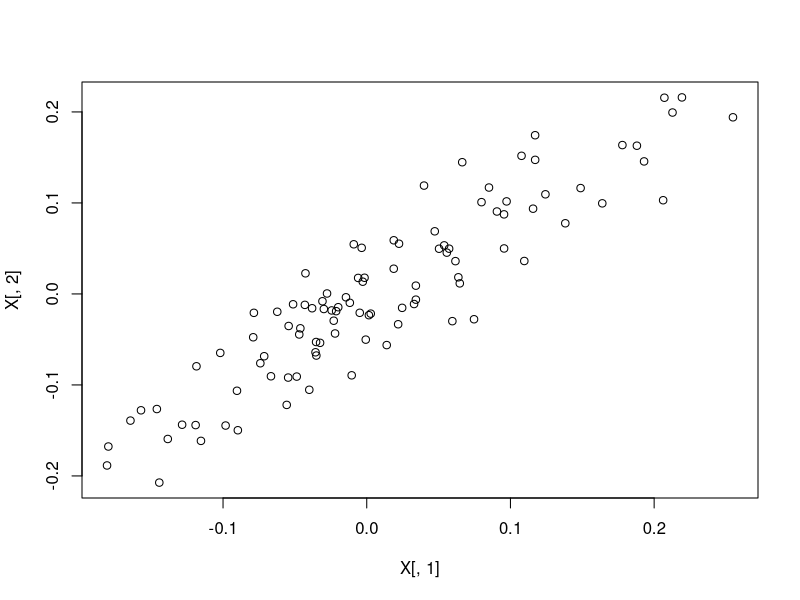
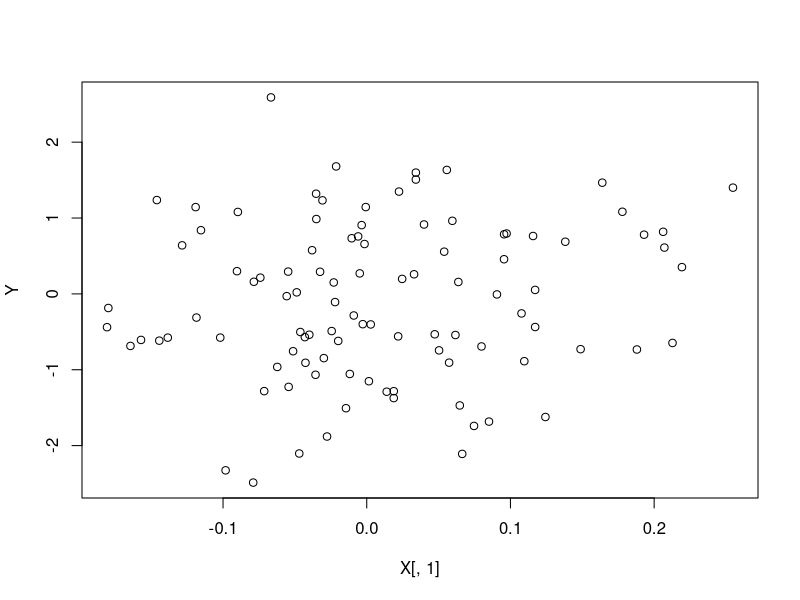
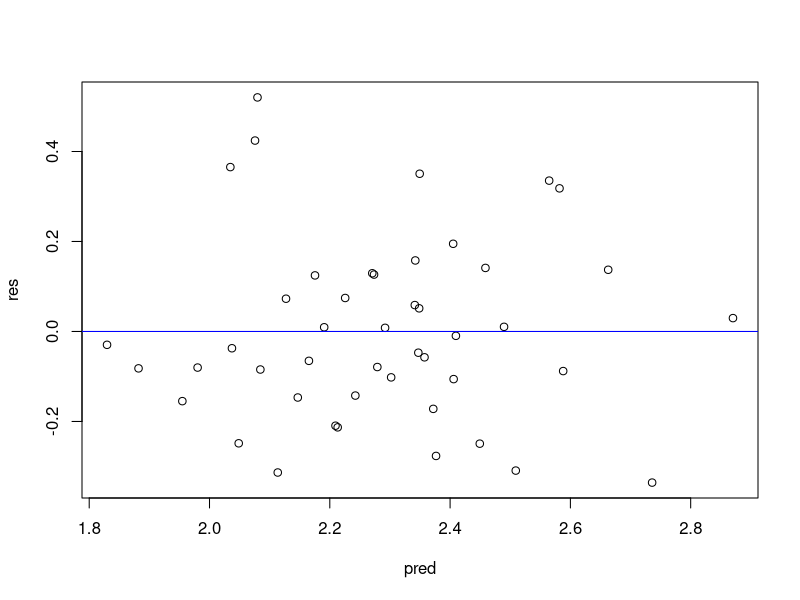
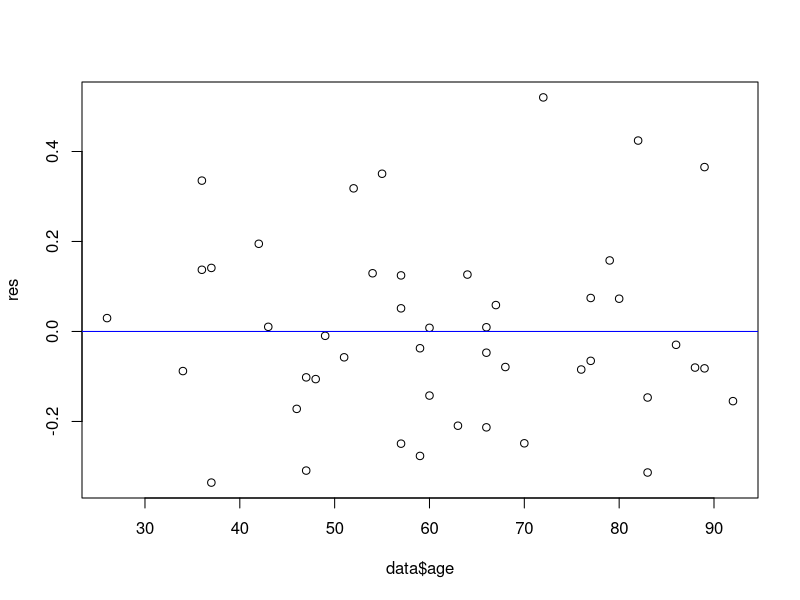
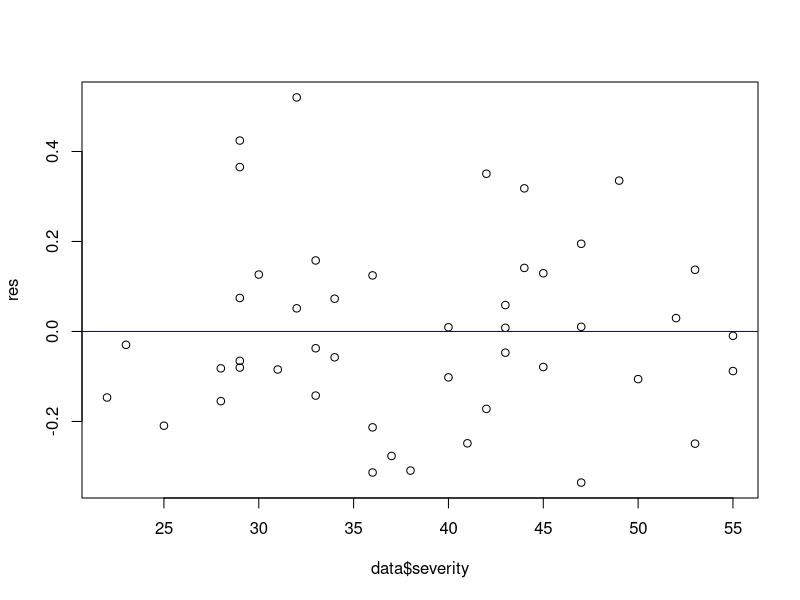
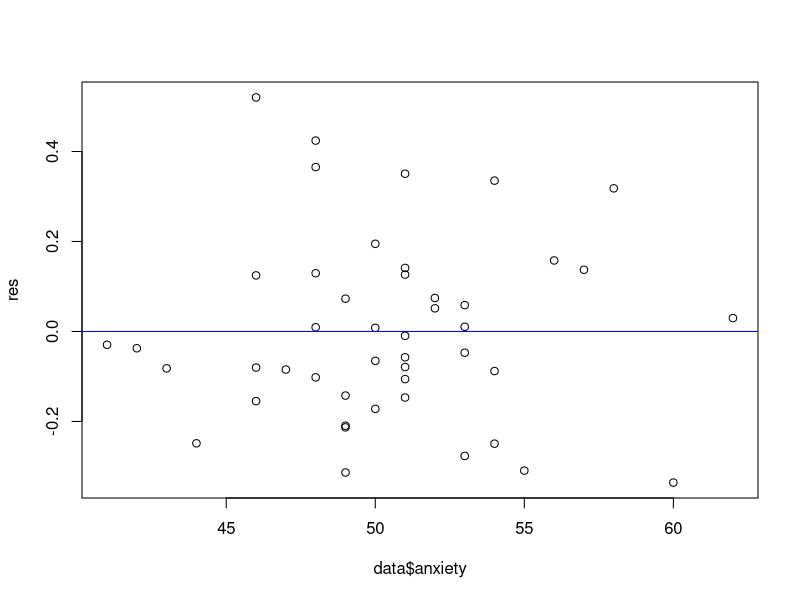
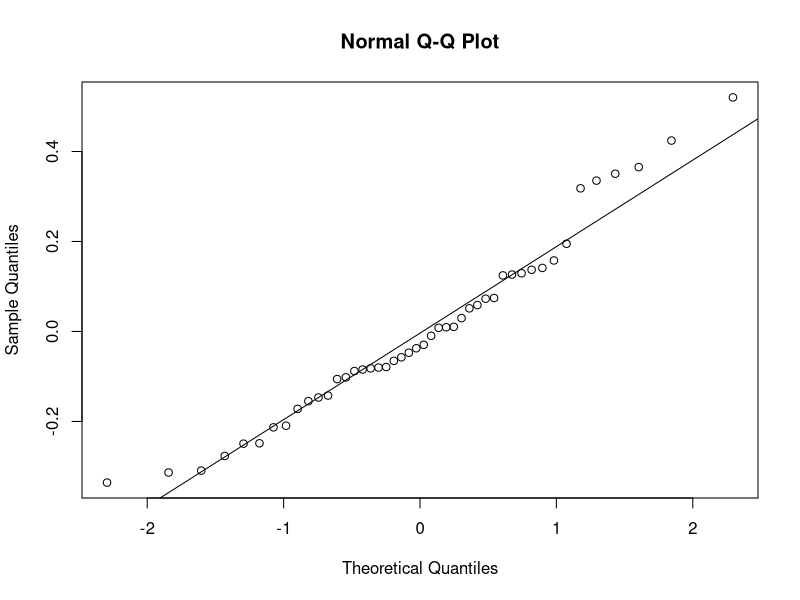
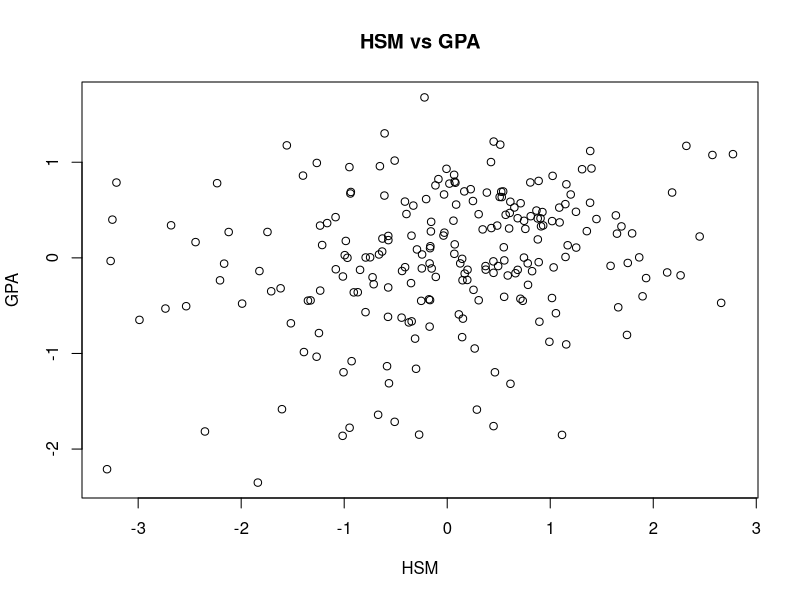

These figures' R source, in order:
# # SVG graphics device
# svg("my_plot.svg")

# # Code of the plot
# plot(rnorm(20))

# # Close the graphics device
# dev.off() 

require("car")
require("ggplot2")
library(svglite)
library(broom)
library(MASS)

# Zad 3
#### a)
n = 100
X = matrix(rnorm(200), 2, 100)
Sigma = matrix(c(1, 0.9, 0.9, 1), 2, 2)/100
A = t(chol(Sigma))
X = A %*% X
X = t(X)
Y = 3*X[,1]+rnorm(n,0,1)
plot(X[,1], X[,2])
plot(X[,1], Y)

# svglite("myplot.svg", width = 4, height = 4)
svglite("normal1.svg")
plot(X[,1], X[,2])
dev.off()
svglite("normal2.svg")
plot(X[,1], Y)
dev.off()
# With ggsave()
# ggsave("myplot.svg", width = 8, height = 8, units = "cm")

#### b)
# reduced
reg1 = lm(Y~X[, 1])
# full
reg2 = lm(Y~X)

confint(reg1)
# odrzucamy H0

confint(reg2)
# nie odrzucamy H0

#### c)
reg1 = lm(Y~X[, 1], x = TRUE)
reg2 = lm(Y~X[, 1]+X[, 2], x = TRUE)

s2 = 1/(n-2) * sum(reg1$residuals ** 2)
s_red_beta1 = sqrt(s2*(solve(t(reg1$x) %*% reg1$x))[2, 2])
s_red_beta1
s2 = 1/(n-3) * sum(reg2$residuals ** 2)
s_full_beta1 = sqrt(s2*(solve(t(reg2$x) %*% reg2$x))[2, 2])
s_full_beta1

power = function(n, p, alpha, s_beta, beta1){
    df = n - p
    tc = qt(1-alpha/2, df)
    delta = beta1 / s_beta
    prob1 = function(delta){pt(tc, df, delta)}
    prob2 = function(delta){pt(-tc, df, delta)}
    powerOfBeta = 1 - prob1(delta) + prob2(delta)
    powerOfBeta
}
power_red = power(n, 2, 0.05, s_red_beta1, 3.0)
power_red
power_full = power(n, 3, 0.05, s_full_beta1, 3.0)
power_full

#### d)
k = 1000
x1 = 0
x2 = 0
red_betas = rep(0, k)
full_betas = rep(0, k)
for(i in 1:k){
    e = rnorm(n, 0, 1)
    Y = 3*X[, 1] + e
    reg1 = lm(Y~X[, 1])
    reg2 = lm(Y~X[, 1]+X[, 2])
    interval1 = confint(reg1)[2,]
    interval2 = confint(reg2)[2,]
    if(0>=interval1[1] && 0<=interval1[2])
        x1 = x1+1
    if(0>=interval2[1] && 0<=interval2[2])
        x2 = x2+1
    red_betas[i] = reg1$coefficients[2]
    full_betas[i] = reg2$coefficients[2]
}
sd(red_betas)
sd(full_betas)
power_red_exp = 1-x1/k
power_red_exp
power_full_exp = 1-x2/k
power_full_exp

# Zad 4
#### a)
n = 1000
X = matrix(rnorm(950000, 0, 0.1), n, 950)
e = rnorm(n)
beta = c(3, 3, 3, 3, 3, rep(0, 945))
Y = X %*% beta + e

nvars = c(1, 2, 5, 10, 50, 100, 500, 950)
sse = rep(0, 8)
mse = rep(0, 8)
mse2 = rep(0, 8)
aic = rep(0, 8)
pval1 = rep(0, 8)
pval2 = rep(0, 8)
false_discoveries = rep(0, 8)

for (i in 1:8){
    k = nvars[i]
    Xi = X[, 1:k]
    reg = lm(Y~Xi)
    sse[i] = sum(reg$residuals^2)
    aic[i] = AIC(reg)
    beta_diff = matrix(reg$coefficients[-1]-beta[1:k], k, 1)
    mse[i] = sum((Xi%*%beta_diff)^2)/(n-k+1)
    mse2[i] = mean((Xi%*%beta_diff)^2)
    pval1[i] = summary(reg)$coefficients[2, 4]
    if(i != 1)
        pval2[i] = summary(reg)$coefficients[3, 4]
    if(i != 1)
        false_discoveries[i] = sum(summary(reg)$coefficients[2:min(k, 6), 4]>0.05)
    if(i >= 4)
        false_discoveries[i] = sum(summary(reg)$coefficients[7:(k+1), 4]<0.05) + false_discoveries[i]
}

# Wpisać do macierzy/dataframe'u
nvars
sse
mse
mse2
aic
pval1
pval2
false_discoveries



# Zad 5
data = read.table("./CH06PR15.txt", col.names=c("age", "severity", "anxiety", "satisfaction"))
reg1 = lm(satisfaction~age+severity+anxiety, data)
summary(reg1)

# Zad 6
confint(reg1, level = 0.95)
summary(reg1)

# Zad 7
res = reg1$residuals
pred = predict(reg1)

plot(pred, res)
abline(h=0, col="blue")
plot(data$age, res)
abline(h=0, col="blue")
plot(data$severity, res)
abline(h=0, col="blue")
plot(data$anxiety, res)
abline(h=0, col="blue")

# Zad 8
shapiro.test(res)
qqnorm(res)
qqline(res)

# Zad 9
dt = read.table('./csdata.txt', col.names=c("id", "GPA", "HSM", "HSS", "HSE", "SATM", "SATV", "SEX"))
reg1 = lm(GPA~HSM+HSS+HSE, dt)
reg2 = lm(GPA~SATM+SATV+HSM+HSS+HSE, dt)

# H_0: b5=b6=0 (SATM and SATV)
#### a)

sse1 = sum(reg1$residuals^2)
sse2 = sum(reg2$residuals^2)
difference = sse1 - sse2
dfEdiff = (224 - 4) - (224 - 6)
dfE2 = 224 - 6
# dfEdiff = an1$`Df`[4] - an2$`Df`[6]
# dfE2 = an2$`Df`[6]
F_test = (difference / dfEdiff) / (sse2 / dfE2)
F_test
ft = qf(0.95, dfEdiff, dfE2)
ft
F_test > ft
pval = 1 - pf(F_test, dfEdiff, dfE2)
pval
pval < 0.05
# Nie odrzucamy hipotezy zerowej - uznajemy, że model zredukowany jest poprawny

#### b)
anova(reg1, reg2)
# p-wartość wynosi 0.3882 czyli tyle samo co w poprzednim podpunkcie

# Zad 10
dt = read.table('./csdata.txt', col.names=c("id", "GPA", "HSM", "HSS", "HSE", "SATM", "SATV", "SEX"))
reg1 = lm(GPA~SATM+SATV+HSM+HSE+HSS, dt)
# sumy typu I
anova(reg1)
# sumy typu II
Anova(reg1)

#### a)
reg1 = lm(GPA~SATM+SATV+HSM, dt)
reg2 = lm(GPA~SATM+SATV, dt)
sse1 = sum(reg1$residuals^2)
sse2 = sum(reg2$residuals^2)
sse1; sse2
type_1_SSE_HSM = sse2 - sse1
type_1_SSE_HSM
anova(reg1)$`Sum Sq`[3]

#### b)
# Ostatnie sumy typów I i II są zawsze równe, opisują je dokładnie te same wzory 
# (w obu przypadkach porównujemy model bez ostatniej zmiennej z modelem ze wszystkimi zmiennymi)

# Zad 11
dt = read.table('./csdata.txt', col.names=c("id", "GPA", "HSM", "HSS", "HSE", "SATM", "SATV", "SEX"))
dt$SAT = dt$SATM + dt$SATV
reg1 = lm(GPA~SATM+SATV+SAT, dt)
summary(reg1)

# Już przed wykonaniem eksperymentu możemy podejrzewać, że nic istotnego się nie wydarzy,
# bo w zadaniu 9 pokazaliśmy, że zmienne SATM i SATV nie mają istotnego wpływu na GPA.
# Po wywołaniu summary na naszym modelu widzimy, że nie ma podstaw do odrzucenia H_0 dla SATV,
# ale możemy odrzucić H_0 dla SATM. Zmienna SAT nie została w ogóle użyta przez model,
# bo jest kombinacją liniową SATM i SATV i nie wnosi żandej nowej informacji.
# Widzimy, że ogólnie model jest bardzo słaby, bo wyjaśnia jedynie 0.06337 zmienności
# zmiennej objaśnianej.

# Zad 12
dt = read.table('./csdata.txt', col.names=c("id", "GPA", "HSM", "HSS", "HSE", "SATM", "SATV", "SEX"))

x = lm(HSM~HSS+HSE+SATM+SATV+SEX, dt)
y = lm(GPA~HSS+HSE+SATM+SATV+SEX, dt)
# svglite("HSMvsGPA.svg")
plot(x$residuals, y$residuals, xlab="HSM", ylab="GPA", main = "HSM vs GPA")
# dev.off()

x = lm(HSS~HSM+HSE+SATM+SATV+SEX, dt)
y = lm(GPA~HSM+HSE+SATM+SATV+SEX, dt)
# svglite("HSSvsGPA.svg")
plot(x$residuals, y$residuals, xlab="HSS", ylab="GPA", main = "HSS vs GPA")
# dev.off()

x = lm(HSE~HSM+HSS+SATM+SATV+SEX, dt)
y = lm(GPA~HSM+HSS+SATM+SATV+SEX, dt)
# svglite("HSEvsGPA.svg")
plot(x$residuals, y$residuals, xlab="HSE", ylab="GPA", main = "HSE vs GPA")
# dev.off()

x = lm(SATM~HSM+HSS+HSE+SATV+SEX, dt)
y = lm(GPA~HSM+HSS+HSE+SATV+SEX, dt)
# svglite("SATMvsGPA.svg")
plot(x$residuals, y$residuals, xlab="SATM", ylab="GPA", main = "SATM vs GPA")
# dev.off()

x = lm(SATV~HSM+HSS+HSE+SATM+SEX, dt)
y = lm(GPA~HSM+HSS+HSE+SATM+SEX, dt)
# svglite("SATVvsGPA.svg")
plot(x$residuals, y$residuals, xlab="SATV", ylab="GPA", main = "SATV vs GPA")
# dev.off()

x = lm(SEX~HSM+HSS+HSE+SATM+SATV, dt)
y = lm(GPA~HSM+HSS+HSE+SATM+SATV, dt)
# svglite("SEXvsGPA.svg")
plot(x$residuals, y$residuals, xlab="SEX", ylab="GPA", main = "SEX vs GPA")
# dev.off()

# Zad 13
dt = read.table('./csdata.txt', col.names=c("id", "GPA", "HSM", "HSS", "HSE", "SATM", "SATV", "SEX"))
reg1 = lm(GPA~HSM+HSS+HSE+SATM+SATV+SEX, dt)
r = residuals(reg1)
r1 = rstandard(reg1) # studentyzacja wewntrzna
r2 = rstudent(reg1)  # studentyzacja zewntrzna
# cbind(r, r1, r2)
# svglite("studentyzacjawewnetrzna.svg")
plot(1:dim(dt)[1], r1)
# dev.off()
# svglite("studentyzacjazewnetrzna.svg")
plot(1:dim(dt)[1], r2)
# dev.off()

# Zad 14
dt = read.table('./csdata.txt', col.names=c("id", "GPA", "HSM", "HSS", "HSE", "SATM", "SATV", "SEX"))
reg1 = lm(GPA~HSM+HSS+HSE+SATM+SATV+SEX, dt)
y = dffits(reg1)
p = dim(dt)[2] - 1
n = dim(dt)[1]
h_value = sqrt(p/n)
plot(1:dim(dt)[1], y)
abline(h=2*h_value)
abline(h=-2*h_value)

# Obserwacje leżące poza przedziałem +- 2 * h_value mają znaczący wpływ na predykcję.
# Widzimy, że zdecydowana większość obserwacji leży wewnątrz przedziału,
# ale jest kilkanaście obserwacji wykraczającymi poza ten zakres i mogą być one
# obserwacjami odstającymi lub wpływowymi.

# Zad 15
# Tolerancja to odwrotność VIF i pomaga nam zidentyfikować zjawisko multikolinearności.
# Wartości poniżej 0.1 wskazują na problem z multikolinearnością.
v<-vif(reg1)
tolerance = 1/v
tolerance
# Widzimy, że wszystkie wartości wynosza ponad 0.1, więc w naszych danych
# nie występuje problem multikolinearności.

# Zad 16
dt = read.table('./csdata.txt', col.names=c("id", "GPA", "HSM", "HSS", "HSE", "SATM", "SATV", "SEX"))
reg = lm(GPA~HSM+HSS+HSE+SATM+SATV+SEX, dt)
summary(reg)
AIC(reg)
BIC(reg)
